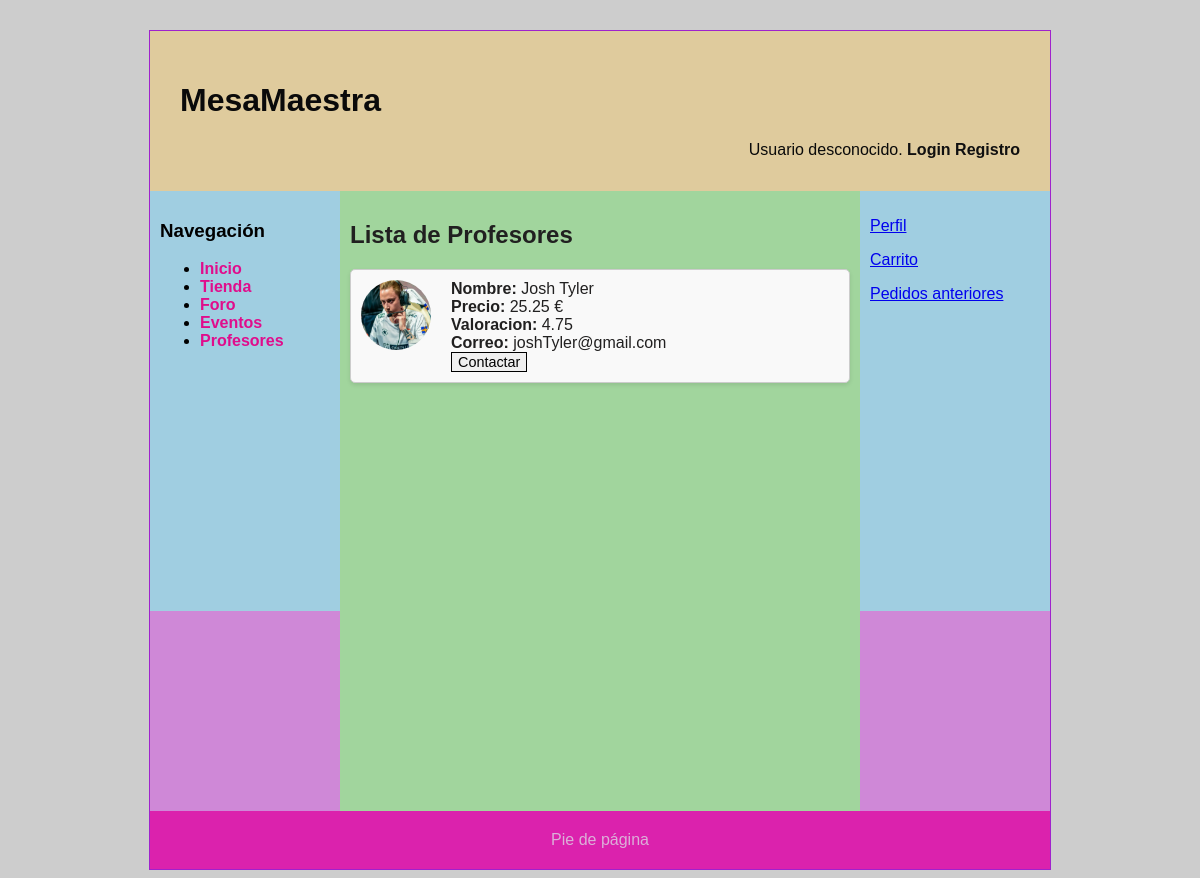
The app's page /includes/vistas/helpers/profesores.php with its own data.
### tables this page shows
CREATE TABLE `usuarios` (
  `id` int(11) NOT NULL,
  `password` varchar(70) NOT NULL,
  `nombre` varchar(50) NOT NULL,
  `correo` varchar(50) NOT NULL,
  `rolUser` int(11) NOT NULL,
  `valoracion` float DEFAULT NULL,
  `precio` float DEFAULT NULL,
  `avatar` varchar(50) DEFAULT NULL
);

### includes/src/usuarios/Usuario.php (called while the page is built, shortened)
<?php
class Usuario
{
    private $nombre;
    private $correo;
    private $avatar;
    protected  function __construct($rol,$nombre, $password, $correo, $avatar, $id = null)
    {
        $this->nombre = $nombre;
        $this->correo = $correo;
        $this->avatar = $avatar;
    }
    public function getNombre()
    {
        return $this->nombre;
    }
    public function getCorreo()
    {
        return $this->correo;
    }
    public function getAvatar()
    {
        return $this->avatar;
    }
}

### includes/src/usuarios/Profesor.php (called while the page is built, shortened)
<?php
class Profesor extends Usuario
{
    private $valoracion;
    private $precio;
    public function __construct($rol, $nombre, $password, $correo,  $precio,$valoracion, $avatar,$id = null)
    {
        $this->valoracion =  $valoracion;
        $this->precio =  $precio;
    }
    public function getValoracion()
    {
        return $this->valoracion;
    }
    public function getPrecio()
    {
        return $this->precio;
    }
    public static function listarProfesores()
    {
        $conn = BD::getInstance()->getConexionBd();
        $query = "SELECT * FROM Usuarios WHERE rolUser = " . self::TEACHER_ROLE;
        $rs = $conn->query($query);
        $profesores = array();
        if ($rs) {
            while ($fila = $rs->fetch_assoc()) {
                $profesor = new Profesor(
                    $fila['rolUser'],
                    $fila['nombre'],
                    $fila['password'],
                    $fila['correo'],
                    $fila['precio'],
                    $fila['valoracion'],
                    $fila['avatar'],
                    $fila['id']
                );
                $profesores[] = $profesor;
            }
        }
        return $profesores;
    }
}

### includes/src/usuarios/listaProfesores.php (the view, shortened to what this page needs)
<?php
    require_once __DIR__.'../../../../caracteristicaProducto.php';
    echo '<link rel="stylesheet" type="text/css" href="' . RUTA_CSS . '/imagenes.css">';
    $contenidoPrincipal = listaProfesores();
?>
<?php
function listaProfesores()
{
    $profesores = Profesor::listarProfesores();
    $html = "<div class='profesores'>";
    foreach ($profesores as $profesor) {
        $html .= visualizaProfesor($profesor);
    }
    $html .= "</div>";
    return $html;
}
function visualizaProfesor($profesor) {
        $imagenPath = $profesor->getAvatar() ? RUTA_IMGS . $profesor->getAvatar() : RUTA_IMGS . 'images/avatarPorDefecto.png';
        $precio = $profesor->getPrecio();
        $valoracion = $profesor->getValoracion();
        if ($precio === null) {
            $precioTexto = '-';
        } else {
            $precioTexto = $precio . ' €';
        }
        if ($valoracion === null) {
            $valoracionTexto = '-';
        } else {
            $valoracionTexto = $valoracion;
        }
        $html = <<<EOF
        <div class="profesor">
            <img src="{$imagenPath}" alt="Avatar de {$profesor->getNombre()}" class="profesor_avatar">
            <div class="profesor_info">
                <div class="profesor_nombre"><strong>Nombre:</strong> {$profesor->getNombre()}</div>
                <div class="profesor_precio"><strong>Precio:</strong> {$precioTexto}</div>
                <div class="profesor_valoracion"><strong>Valoracion:</strong> {$valoracionTexto}</div>
                <div class="profesor_correo"><strong>Correo:</strong> {$profesor->getCorreo()}</div>
                <div>
                    <button onclick="contactarProfesor('{$profesor->getCorreo()}')">Contactar</button>
                </div>
            </div>
        </div>
    EOF;
    return $html;
}
?>

### css/imagenes.css (style rules this page uses)
.profesor { border: 1px solid #ccc; padding: 10px; margin-bottom: 20px; background-color: #f9f9f9; border-radius: 5px; box-shadow: 0 2px 4px rgba(0, 0, 0, 0.1); }
.profesor_avatar { width: 70px; height: 70px; border-radius: 50%; margin-right: 20px; float: left; }
.profesor_info { overflow: hidden; }

### css/estilo.css (style rules this page uses)
body { background-color: #CDCDCD; font-family: "Comic Sans MS", cursive, sans-serif; }
button, a.boton { border: 1px solid black; font-size: 0.9em; font-family: Arial; font-weight: 400; }

### records on screen
usuarios: avatar (picture), nombre "Josh Tyler", precio "25.25 €", valoracion "4.75", correo "joshTyler@gmail.com"
